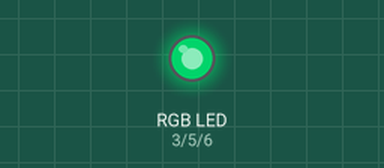
Simulated run of this sketch. Board: Arduino Uno, built with avr-gcc and run on an emulated ATmega328P. Shown: an RGB LED mixed from three pins (HIGH = lit). Dim RGB values are drawn brighter than linear.

Above: at 0.05 s.
At 0.35 s:
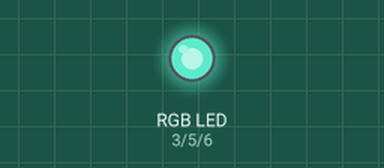
At 0.55 s:
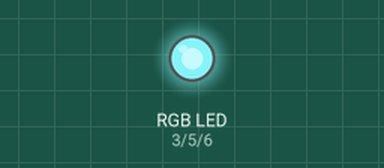
At 0.65 s:
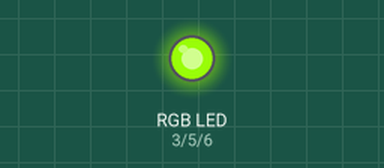
At 0.95 s:
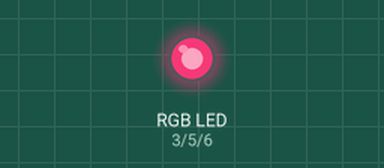
At 1.3 s:
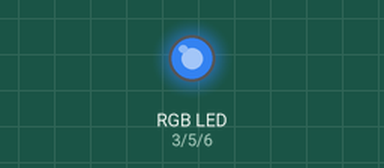
Timing chart, 0 to 3.0 s (numbered marks = the images above):
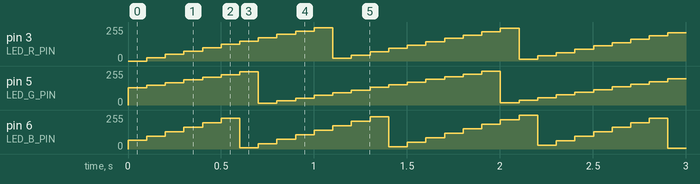

Measured:
- by itself, pin 3 (LED_R_PIN): ramps from 0/255 to 255/255 and jumps back, once every 1.0 s
- by itself, pin 5 (LED_G_PIN): ramps from 0/255 to 254/255 and jumps back, once every 1.3 s
- by itself, pin 6 (LED_B_PIN): ramps from 0/255 to 255/255 and jumps back, once every 0.80 s

The sketch:

led_rgb_poc.ino
```cpp
#define LED_R_PIN 3
#define LED_G_PIN 5
#define LED_B_PIN 6

#define BUTTON_A_PIN 2
#define BUTTON_PRESSED LOW

//#define TRACE_ON

int channel_R=0;
int channel_G=0;
int channel_B=0;

void setup() {
  #ifdef TRACE_ON
    char compile_signature[] = "--- START (Build: " __DATE__ " " __TIME__ ") ---";
    Serial.begin(9600);
    Serial.println(compile_signature);
  #endif

  pinMode(LED_R_PIN,OUTPUT);
  pinMode(LED_G_PIN,OUTPUT);
  pinMode(LED_B_PIN,OUTPUT);
  pinMode(BUTTON_A_PIN,INPUT_PULLUP);

}

void loop() {

  channel_R=(millis()/4)%256;
  channel_G=(millis()/5+128)%256;
  channel_B=(millis()/3+64)%256;
  analogWrite(LED_R_PIN,channel_R);
  analogWrite(LED_G_PIN,channel_G);
  analogWrite(LED_B_PIN,channel_B);
  #ifdef TRACE_ON
  Serial.print(channel_R);Serial.print(F("|"));
  Serial.print(channel_G);Serial.print(F("|"));
  Serial.print(channel_B);Serial.println();
  #endif
  delay(100);
}
```
